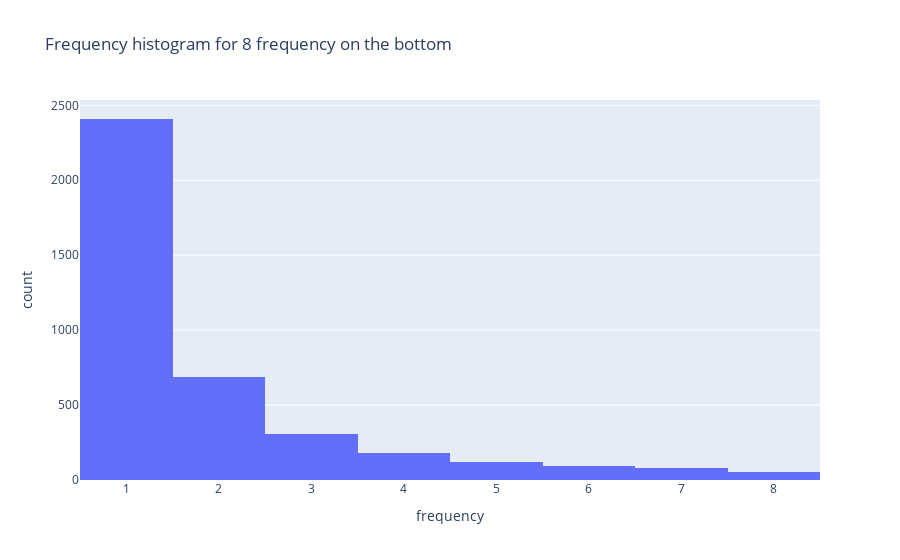

Notebook cell for this chart:
### Markdown cell above
Let us execute the pipeline and investigate the results.

### Code cell
wolof_results = pipeline1.execute_pipeline("nlp_pipeline")

### Figure 1 — Plotly figure (JSON) as saved in the notebook; plotly's stock layout.template omitted (floating-point values rounded to 4 significant figures; data arrays with more than 128 entries replaced by an {"elided": "..."} marker saying what was removed)
{"data": [{"alignmentgroup": "True", "bingroup": "x", "hovertemplate": "frequency=%{x}<br>count=%{y}<extra></extra>", "legendgroup": "", "marker": {"color": "#636efa", "pattern": {"shape": ""}}, "name": "", "offsetgroup": "", "orientation": "v", "showlegend": false, "type": "histogram", "x": {"elided": "3934 int values"}, "xaxis": "x", "yaxis": "y"}], "layout": {"barmode": "relative", "legend": {"tracegroupgap": 0}, "title": {"text": "Frequency histogram for 8 frequency on the bottom"}, "xaxis": {"anchor": "y", "domain": [0, 1], "title": {"text": "frequency"}}, "yaxis": {"anchor": "x", "domain": [0, 1], "title": {"text": "count"}}}}
